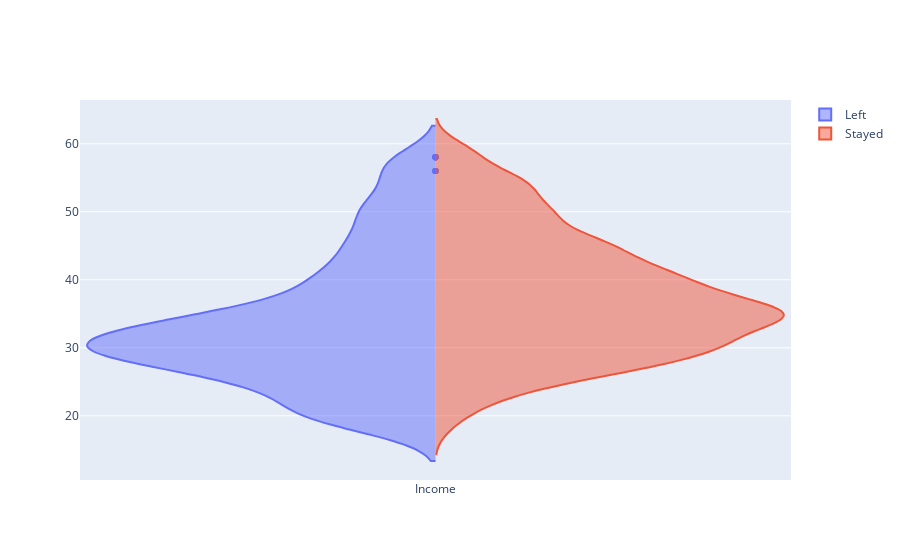

The notebook cell this image was saved under:
### Code cell
fig = go.Figure()
fig.add_trace(go.Violin(x=["Income" for x in range(len(df[df["Attrition"]==1]))],y=df[df["Attrition"]==1]["Age"], side="negative",name="Left"))
fig.add_trace(go.Violin(x=["Income" for x in range(len(df[df["Attrition"]==0]))],y=df[df["Attrition"]==0]["Age"], side="positive",name="Stayed"))
fig.show()

### Figure 1 — Plotly figure (JSON) as saved in the notebook; plotly's stock layout.template omitted (floating-point values rounded to 4 significant figures; data arrays with more than 128 entries replaced by an {"elided": "..."} marker saying what was removed)
{"data": [{"name": "Left", "side": "negative", "type": "violin", "x": {"elided": "711 str values"}, "y": {"elided": "711 int values"}}, {"name": "Stayed", "side": "positive", "type": "violin", "x": {"elided": "3699 str values"}, "y": {"elided": "3699 int values"}}], "layout": {}}
